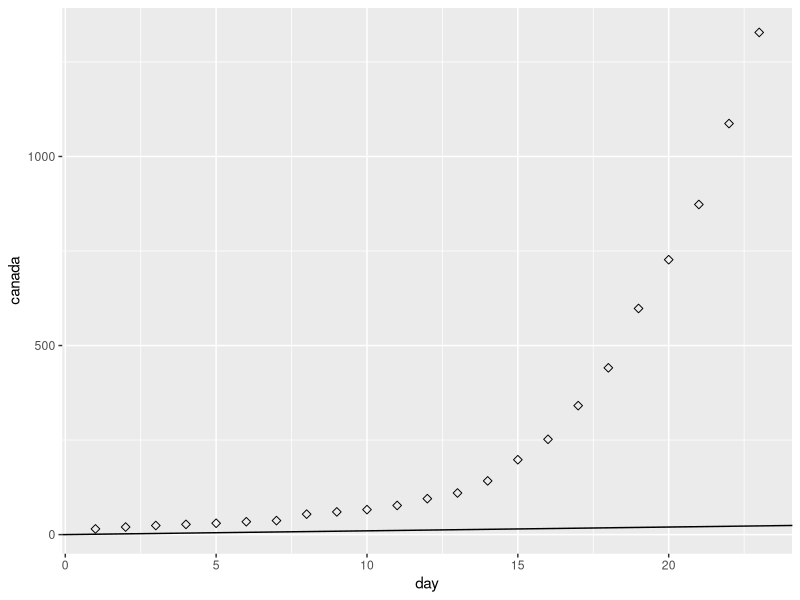

This figure's R source:
library(tidyverse)

# Data obtained from the WHO daily situation reports
canada = c(15, 20, 24, 27, 30, 34, 37, 54, 60, 66, 77, 95, 110, 142, 198, 252, 341, 441, 598, 727, 873, 1087, 1328) # feb 28
usa = c(50, 57, 63, 68, 75, 100, 124, 158, 221, 319, 435, 541, 704, 994, 1301, 1695, 2247, 2943, 3680, 4663, 6411, 9259, 13789, 19383, 24207) # feb 26
germany = c(16, 18, 26, 48, 74, 79, 130, 165, 203, 262, 545, 670, 800, 1040, 1224, 1565, 1966, 2745, 3675, 4599, 5813, 7272, 9367, 12327, 15320, 19848, 22364) # feb 24
france = c(12, 14, 18, 38, 57, 100, 130, 191, 212, 285, 423, 653, 949, 1209, 1412, 1784, 2281, 2876, 3661, 4499, 5423, 6633, 7730, 9134, 10995, 12612, 14459) # feb 24
italy = c(4, 21, 79, 157, 229, 323, 470, 655, 889, 1128, 1701, 2036, 2502, 3089, 3858, 4636, 5883, 7375, 9172, 10149, 12462, 15113, 17660, 21157, 24747, 27980, 31506, 35713, 41035, 47021, 53578) # feb 20
uk = c(16, 20, 23, 36, 39, 51, 89, 118, 167, 210, 277, 323, 373, 460, 594, 802, 1144, 1395, 1547, 1954, 2630, 3277, 3983, 5018) # feb 28
spain = c(3, 9, 13, 25, 33, 58, 84, 114, 151, 228, 282, 401, 525, 674, 1231, 1695, 2277, 3146, 4231, 6391, 7988, 9942, 11826, 14769, 18077, 21571, 25496) # feb 24
day = seq(1,length(canada))

countries = list(canada, usa,germany,france,italy,uk,spain)
populations = c(37.59, 327.2, 82.79, 66.99, 60.48, 66.44, 46.66) # in 100 millions

modeA = c(6.2, 1.85, 10.95, 10.95, 10.95, 10.8, 10.95)
modeT = c(3.07, 2.29, 2.76, 2.9, 2.72, 3.08, 2.45)

data = data.frame(canada, day)

canadaPlot <- ggplot(data,aes(x=day,y=canada)) +
  geom_point(size=2,shape=23) + 
  geom_abline()
print(canadaPlot)